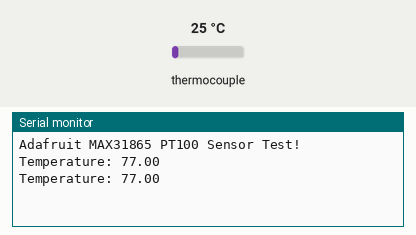
Bench run of a program on a simulated Raspberry Pi Pico. Shown: the last lines printed to the serial monitor. The test bench sets the inputs (shaded band); at power-on: thermocouple 25 °C.

Above: at 1.8 s.
1.9 s: thermocouple set to 6 °C
At 2.8 s:
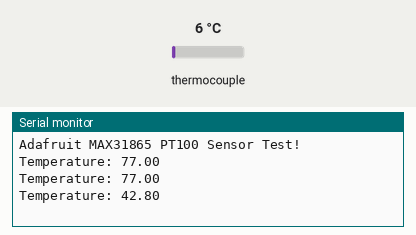
3.4 s: thermocouple set to 75 °C
At 4.5 s:
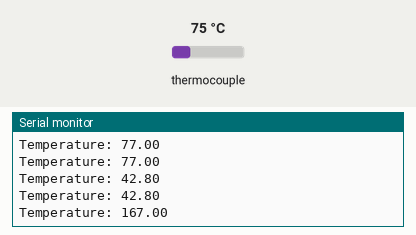
Timing chart, 0 to 6.4 s (numbered marks = the images above; inputs shaded):
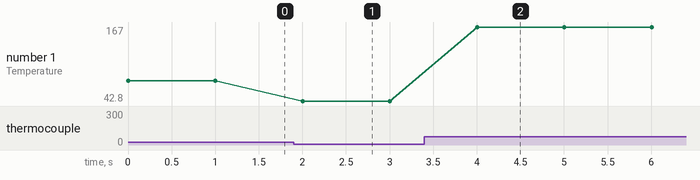

The program:

main.cpp
```cpp
#include <Arduino.h>
#include <Adafruit_MAX31865.h>
#include <SPI.h>

// Define the Chip Select (CS) pin for the MAX31865
#define MAX31865_CS 17

// Create an instance of the sensor using hardware SPI
Adafruit_MAX31865 max31865 = Adafruit_MAX31865(MAX31865_CS);

// The value of the Rref resistor. Use 430.0 if using the Adafruit PT100 breakout board.
#define RREF 430.0
// Set the number of wires in the PT100 sensor (2, 3, or 4)
#define WIRE_COUNT 3  // Change this to 2 if you are using a 2-wire sensor

void setup() {
  // Initialize serial communication at 9600 baud
  Serial.begin(9600);
  Serial.println("Adafruit MAX31865 PT100 Sensor Test!");

  // Initialize the MAX31865 sensor
  if (!max31865.begin(MAX31865_3WIRE)) {  // Use MAX31865_2WIRE for a 2-wire sensor
    Serial.println("Failed to initialize MAX31865. Please check your connections.");
    while (1);
  }
}

void loop() {
  // Read the temperature from the sensor
  float temperature = max31865.temperature(100, RREF);

  // Print the temperature to the serial monitor
  Serial.print("Temperature: ");
  Serial.println(temperature * (9.0/5.0) + 32);

  // Delay for 1 second before the next reading
  delay(1000);
}
```

Measured:
- after the input at 1.9 s, the serial monitor: prints a new line after 0.10 s (image 1)
- after the input at 3.4 s, the serial monitor: prints a new line after 0.60 s (image 2)
- plotted number 1: 77 → 42.8 after the input at 1.9 s, 42.8 → 167 after the input at 3.4 s
